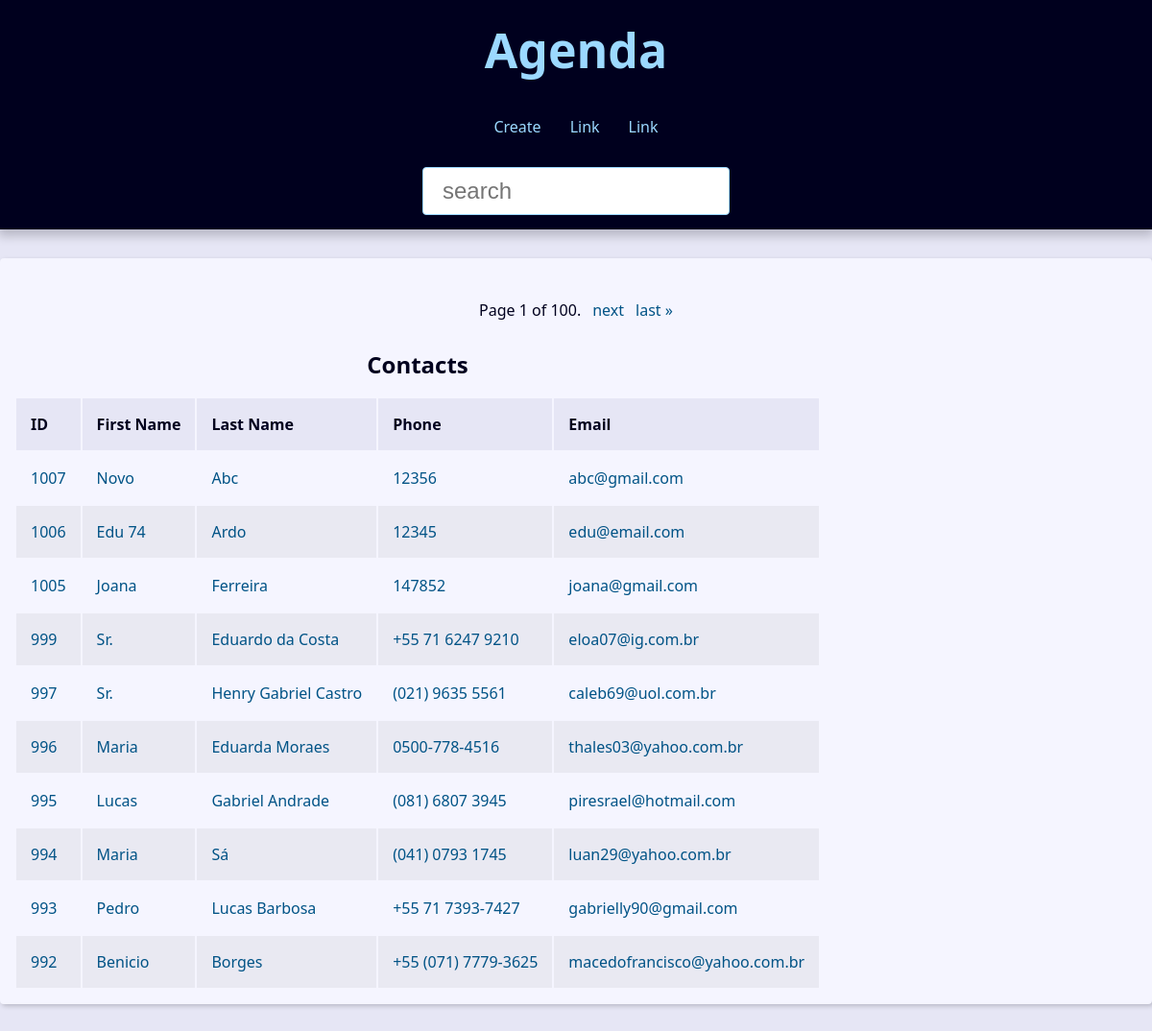
Before: / with the older database file.
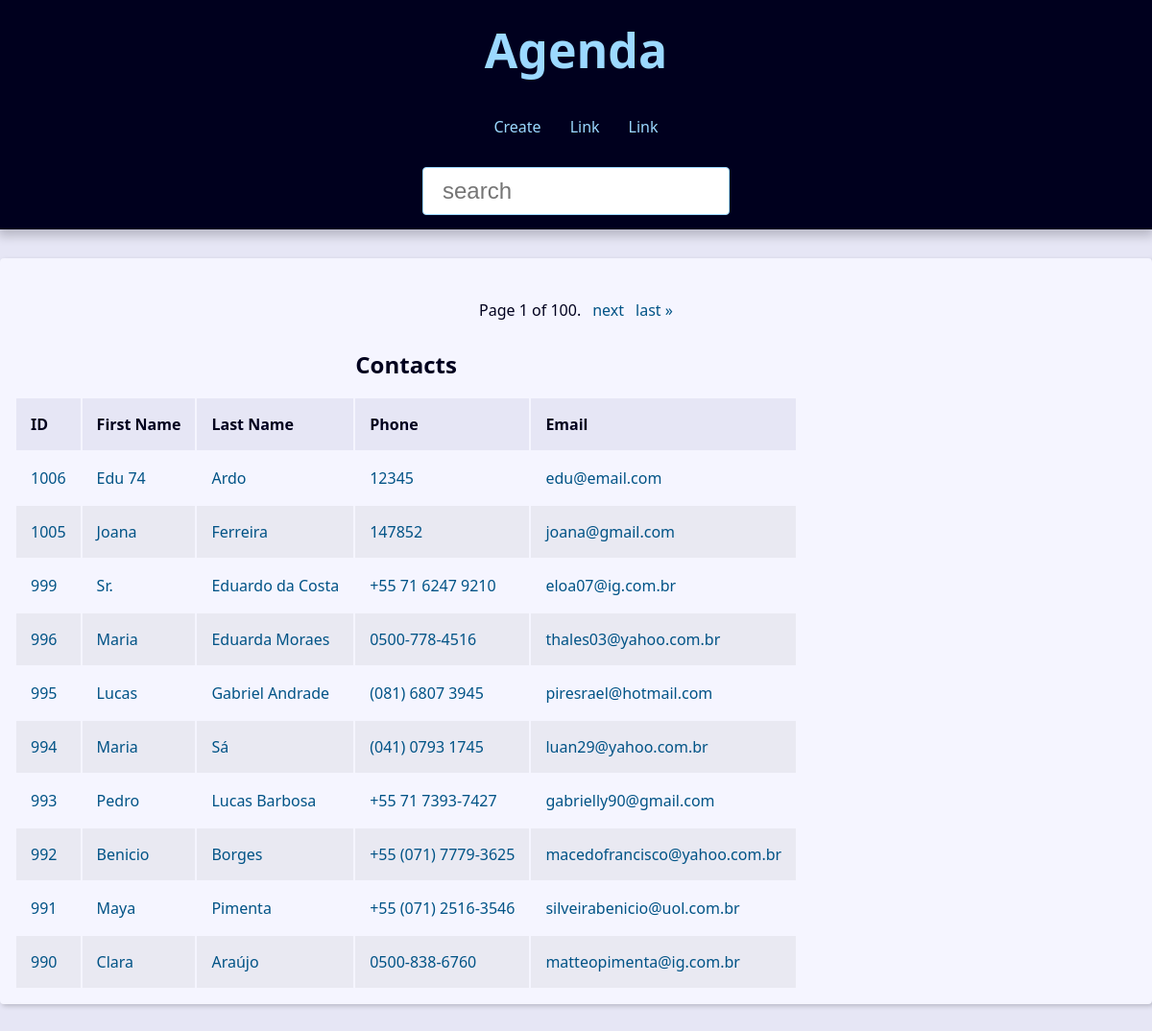
After: the same page with the newer database file.
### contact/models.py (models this page shows, shortened)
class Contact(models.Model): # Criação da tabela / model
    first_name = models.CharField(max_length=50) # Max lenght (Máximo de letras)
    last_name = models.CharField(max_length=50)
    phone = models.CharField (max_length=50)
    email = models.EmailField(max_length=254, blank=True)
    created_date = models.DateTimeField(default=timezone.now)
    description = models.TextField(blank=True) # Por ser Text, não é obrigatório colocar o limitador de caracteres
    show = models.BooleanField(default=True)
    picture = models.ImageField(blank=True, upload_to='pictures/%Y/%m/') # upload_to --> Pra qual pasta enviar
    category = models.ForeignKey(Category, on_delete=models.SET_NULL, blank=True, null=True)
    owner = models.ForeignKey(
        User,
        on_delete=models.SET_NULL,
        blank=True, null=True
    )

### contact/views/contact_views.py (the view)
# urls.py: path('', views.index, name='index'),
def index(request):
    contacts = Contact.objects\
        .filter(show=True)\
        .order_by('-id')#[:10]
    paginator = Paginator(contacts, 10)
    page_number = request.GET.get("page")
    page_obj = paginator.get_page(page_number)
    print(contacts.query)
    context = {
        'page_obj': page_obj,
        'site_title': 'Contatos - ',
    }
    return render(
        request,
        'contact/index.html',
        context
    )

### contact/templates/contact/index.html (shortened to what this page needs)
{% extends "global/base.html" %}
{% block content %}
{% if page_obj %}
    <div class="responsive-table">
        <table>
            <caption class="table-caption">
                Contacts
            </caption>
            <thead>
                <tr class="table-row table-row-header">
                    <th class="table-header"> ID </th>
                    <th class="table-header"> First Name </th>
                    <th class="table-header"> Last Name </th>
                    <th class="table-header"> Phone </th>
                    <th class="table-header"> Email </th>
                </tr>
            </thead>
            <tbody>
                {% for contact in page_obj %}
                    <tr class="table-row">
                        <td class="table-cel">
                            <a class="table-link" href="{% url 'contact:contact' contact.id %}">
                                {{ contact.id }}
                            </a>
                        </td>
                        <td class="table-cel">
                            <a class="table-link" href="#">
                                {{ contact.first_name }}
                            </a>
                        </td>
                        <td class="table-cel">
                            <a class="table-link" href="#">
                                {{ contact.last_name }}
                            </a>
                        </td>
                        <td class="table-cel">
                            <a class="table-link" href="#">
                                {{ contact.phone }}
                            </a>
                        </td>
                        <td class="table-cel">
                            <a class="table-link" href="#">
                                {{ contact.email }}
                            </a>
                        </td>
                    </tr>
                {% endfor %}
            </tbody>
    </div>
{% else %}
<div class="single-contact">
    <h1 class="single-contact-name">
        Nenhum contato encontrado.
    </h1>
</div>
{% endif %}
{% endblock content %}

### base_templates/global/base.html
<!DOCTYPE html>
<html lang="pt-br">
<head>
    {% include 'global/partials/_head.html' %}
</head>
<body>
    {% include 'global/partials/_header.html' %}
    <main class="content">
        {% block  content %} {% endblock %}
        {% include 'global/partials/_pagination.html' %}
    </main>
</body>
</html>

### base_templates/global/partials/_head.html (shortened to what this page needs)
{% load static %}
<link rel="stylesheet" href="{% static 'global/css/style.css' %}">

### base_templates/global/partials/_header.html
<header class="header">
    <h1 class="header-heading">
        <a class="header-link" href="{% url 'contact:index' %}"> Agenda </a>
    </h1>
    <nav class="menu">
        <ul class="menu-list">
            <li class="menu-item">
                <a class="menu-link" href="{% url "contact:create" %}">
                    Create
                </a>
            </li>
            <li class="menu-item">
                <a class="menu-link" href="">
                    Link
                </a>
            </li>
            <li class="menu-item">
                <a class="menu-link" href="">
                    Link
                </a>
            </li>
        </ul>
    </nav>
    <div class="search">
        <form action="{% url 'contact:search' %}" method="GET">
            <input type="text" class="search-input" placeholder="search" id="search" name="q" value="{{ request.GET.q.strip }}">
        </form>
    </div>
</header>

### base_templates/global/partials/_pagination.html (shortened to what this page needs)
{% if page_obj %}
    <div class="pagination">
        <span class="step-links">
            <span class="current">
                Page {{ page_obj.number }} of {{ page_obj.paginator.num_pages }}.
            </span>
            {% if page_obj.has_next %}
                <a href="?page={{ page_obj.next_page_number }}&q={{ request.GET.q.strip }}">next</a>
                <a href="?page={{ page_obj.paginator.num_pages }}&q={{ request.GET.q.strip }}">last &raquo;</a>
            {% endif %}
        </span>
    </div>
{% endif %}

### base_static/global/css/style.css (style rules this page uses)
:root { --spacing: 1.5rem; --link-dark-color: rgb(0, 83, 134); --link-light-color: rgb(156, 217, 255); --clr-white: rgb(245, 245, 255); --clr-black: rgb(0, 0, 30); --clr-light-gray: rgb(230, 230, 245); --clr-dark-shadow-5: rgba(0, 0, 10, 5%); --clr-dark-shadow-10: rgba(0, 0, 10, 10%); --clr-dark-shadow-20: rgba(0, 0, 10, 20%); --clr-light-shadow-5: rgba(200, 200, 255, 5%); --clr-light-shadow-10: rgba(200, 200, 255, 10%); --clr-light-shadow-20: rgba(200, 200, 255, 20%); --main-page-width: 120rem; --table-min-width: 60rem; --biggest-font-size: 5rem; --bigger-font-size: 4rem; --big-font-size: 3.2rem; --medium-font-size: 2.4rem; --small-font-size: 1.6rem; --smaller-font-size: 1.4rem; --smallest-font-size: 1.2rem; --transition-fast: 300ms; --transition-medium: 600ms; --transition-slow: 1s; --default-border-radius: 4px; }
*, *::before, *::after { margin: 0; padding: 0; box-sizing: border-box; }
html { font-size: 62.5%; }
body { font-family: system-ui, -apple-system, BlinkMacSystemFont, 'Segoe UI', Roboto, Oxygen, Ubuntu, Cantarell, 'Open Sans', 'Helvetica Neue', sans-serif; line-height: 1.5; font-size: var(--small-font-size); color: var(--clr-black); -webkit-font-smoothing: antialiased; background: var(--clr-light-gray); }
.header { background: var(--clr-black); padding: var(--spacing); box-shadow: 0 5px 10px 2px var(--clr-dark-shadow-20); z-index: 1; position: relative; }
.header-heading { font-size: var(--biggest-font-size); text-align: center; }
.header-link { color: var(--link-light-color); text-decoration: none; transition: filter var(--transition-fast) ease-in-out; }
.menu { margin: var(--spacing); }
.menu-list { list-style: none; display: flex; justify-content: center; flex-flow: row wrap; }
.menu-link { display: block; padding: var(--spacing); color: var(--link-light-color); text-decoration: none; transition: background-color var(--transition-fast) ease-in-out; border-radius: var(--default-border-radius); }
.content { max-width: var(--main-page-width); margin: calc(var(--spacing) * 2) auto; padding: var(--spacing); background: var(--clr-white); box-shadow: 2px 2px 5px var(--clr-dark-shadow-20); border-radius: var(--default-border-radius); }
.responsive-table { width: 100%; overflow-x: auto; }
.table-caption { font-size: var(--medium-font-size); font-weight: bold; padding: var(--spacing); }
.table-row { text-align: left; text-overflow: ellipsis; transition: background-color var(--transition-fast) ease-in-out; }
.table-row:nth-of-type(2n) { background: var(--clr-dark-shadow-5); }
.table-row-header { background: var(--clr-light-gray); color: var(--clr-black); }
.table-cel, .table-header { padding: var(--spacing); }
.table-link { color: var(--link-dark-color); transition: color var(--transition-fast) ease-in-out; text-decoration: none; }
.pagination { margin-top: var(--spacing); display: flex; justify-content: center; padding: calc(var(--spacing) * 0.8); font-size: var(--small-font-size); }
.pagination .step-links { display: flex; gap: calc(var(--spacing) * 0.8); }
.pagination .step-links a { color: var(--link-dark-color); transition: color var(--transition-fast) ease-in-out; text-decoration: none; display: block; }
.search { display: flex; justify-content: center; }
.search-input { font-size: var(--medium-font-size); padding: 1rem 2rem; width: 100%; max-width: 32rem; border-radius: var(--default-border-radius); border: 1px solid var(--link-light-color); }

Changed rows visible on the page:
removed Contact: id "1007", first_name "Novo", last_name "Abc", phone "12356", email "abc@gmail.com"
removed Contact: id "997", first_name "Sr.", last_name "Henry Gabriel Castro", phone "(021) 9635 5561", email "caleb69@uol.com.br"
now on this page (row unchanged): Contact: id "991", first_name "Maya", last_name "Pimenta", phone "+55 (071) 2516-3546", email "silveirabenicio@uol.com.br"
now on this page (row unchanged): Contact: id "990", first_name "Clara", last_name "Araújo", phone "0500-838-6760", email "matteopimenta@ig.com.br"
